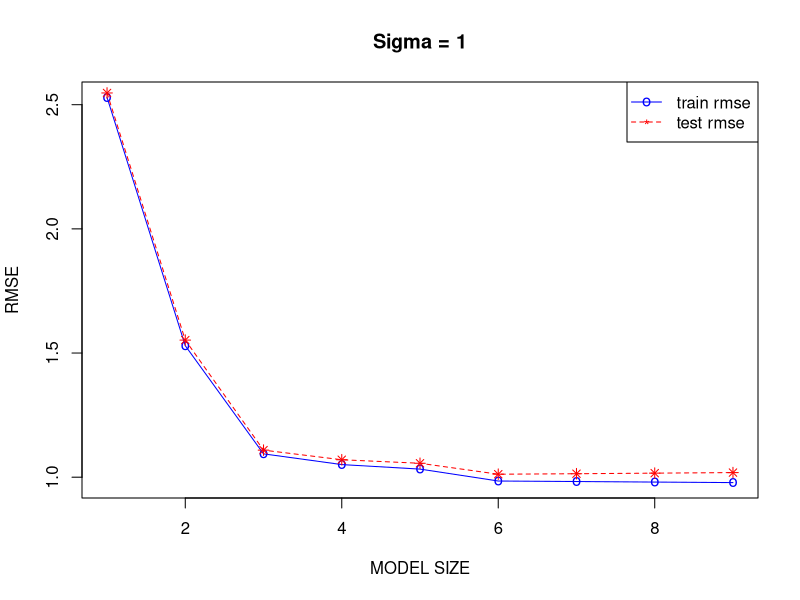
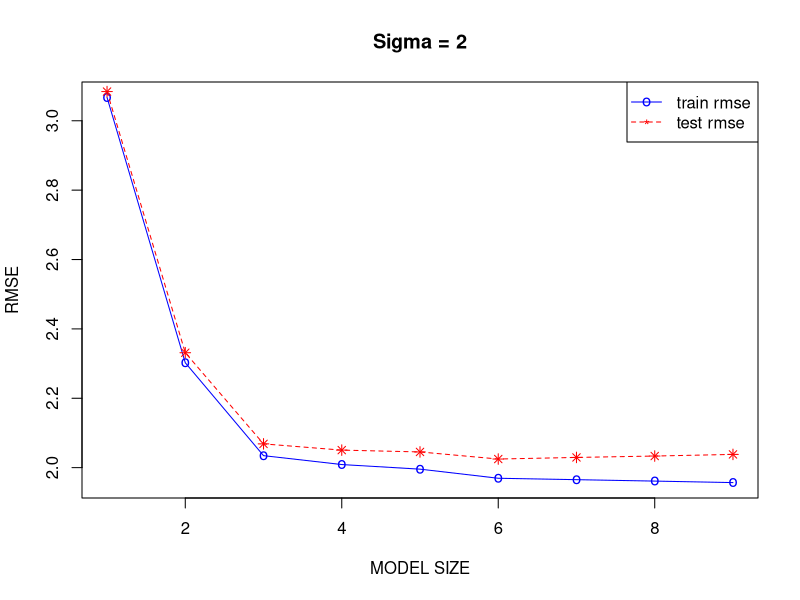
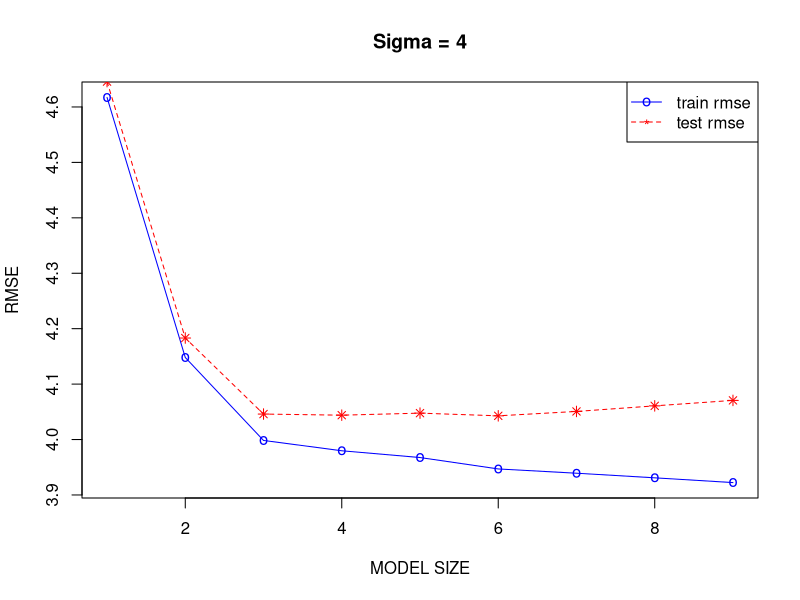
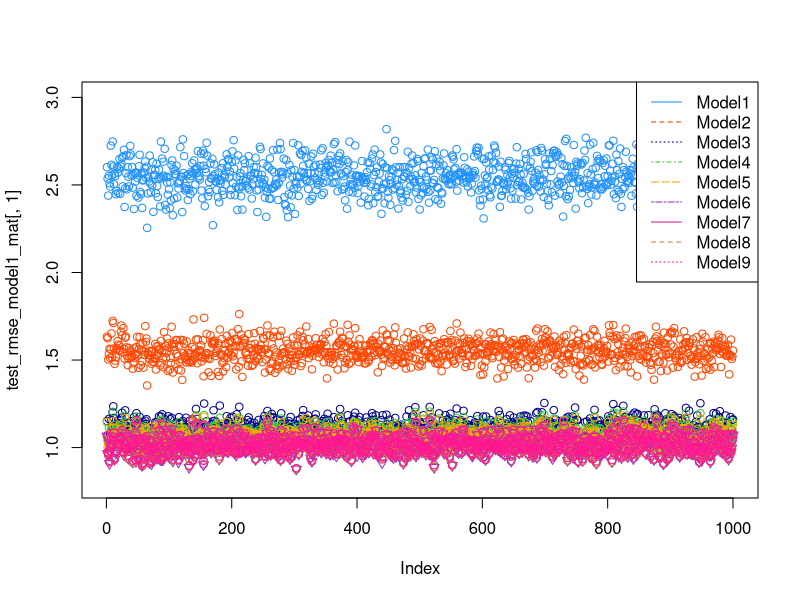
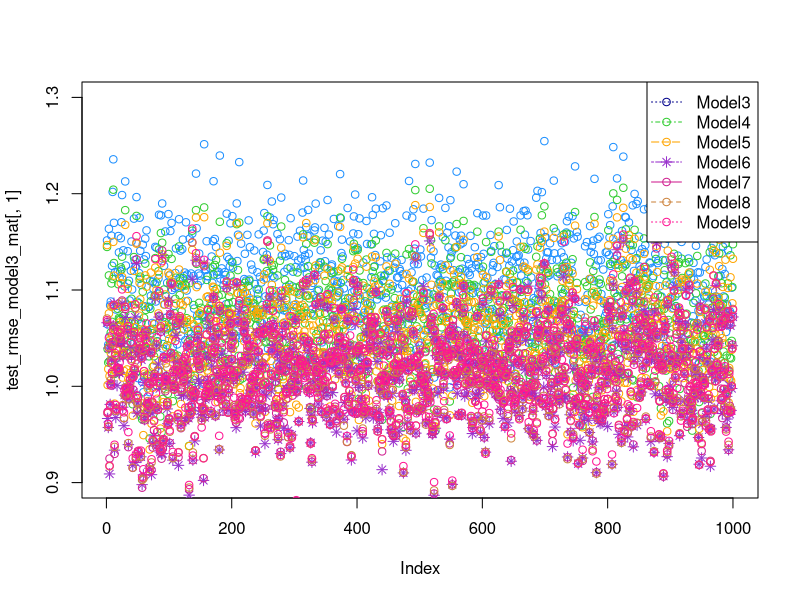
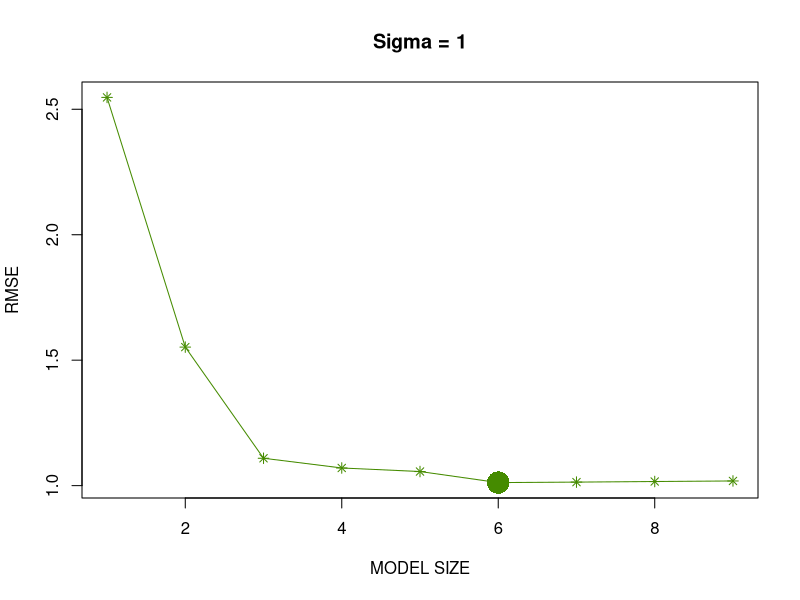
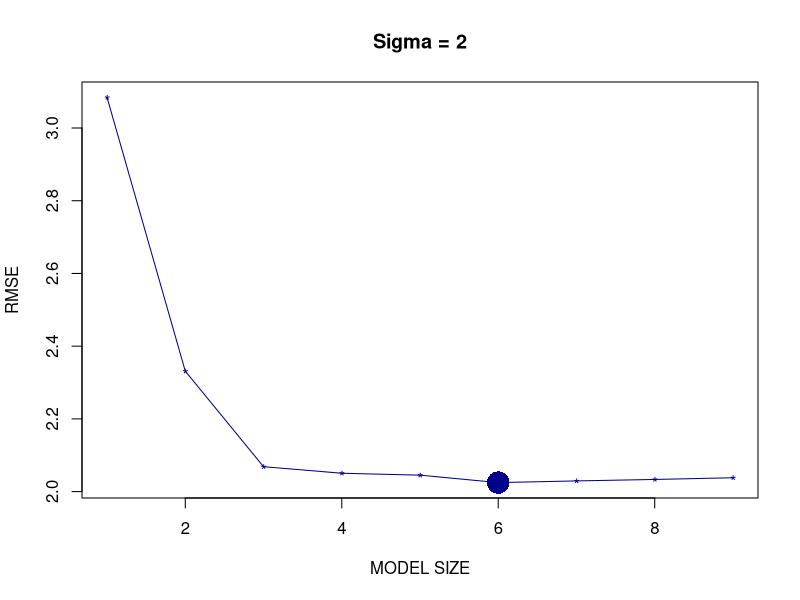
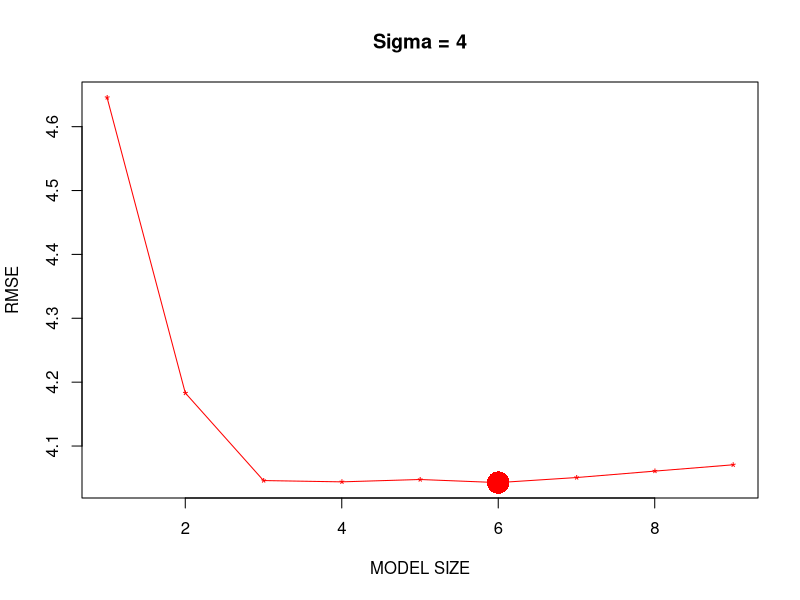

Generate these figures, in order, with R:
## ---- chunk 1
beta_0 = 0
beta_1 = 5
beta_2 = -4
beta_3 = 1.6
beta_4 = -1.1
beta_5 = 0.7
beta_6 = 0.3
n = 500
no_loop = 1000
sigma = c(1,2,4)
sig_data = read.csv("study_2.csv")


mlr_sim = function(data,sd=1){
  epsilon = rnorm(n,mean = 0,sd = sd)
  data[,1] = beta_0 + beta_1 * data[,2] + beta_2 * data[,3] + beta_3 * data[,4] + beta_4 * data[,5] + beta_5 * data[,6] + beta_6 * data[,7] + epsilon
  data
}
train_rmse_model1_mat = cbind(sigma_1=rep(0,no_loop),sigma_2=rep(0,no_loop),sigma_4=rep(0,no_loop))
train_rmse_model2_mat = cbind(sigma_1=rep(0,no_loop),sigma_2=rep(0,no_loop),sigma_4=rep(0,no_loop))
train_rmse_model3_mat = cbind(sigma_1=rep(0,no_loop),sigma_2=rep(0,no_loop),sigma_4=rep(0,no_loop))
train_rmse_model4_mat = cbind(sigma_1=rep(0,no_loop),sigma_2=rep(0,no_loop),sigma_4=rep(0,no_loop))
train_rmse_model5_mat = cbind(sigma_1=rep(0,no_loop),sigma_2=rep(0,no_loop),sigma_4=rep(0,no_loop))
train_rmse_model6_mat = cbind(sigma_1=rep(0,no_loop),sigma_2=rep(0,no_loop),sigma_4=rep(0,no_loop))
train_rmse_model7_mat = cbind(sigma_1=rep(0,no_loop),sigma_2=rep(0,no_loop),sigma_4=rep(0,no_loop))
train_rmse_model8_mat = cbind(sigma_1=rep(0,no_loop),sigma_2=rep(0,no_loop),sigma_4=rep(0,no_loop))
train_rmse_model9_mat = cbind(sigma_1=rep(0,no_loop),sigma_2=rep(0,no_loop),sigma_4=rep(0,no_loop))

test_rmse_model1_mat = cbind(sigma_1=rep(0,no_loop),sigma_2=rep(0,no_loop),sigma_4=rep(0,no_loop))
test_rmse_model2_mat = cbind(sigma_1=rep(0,no_loop),sigma_2=rep(0,no_loop),sigma_4=rep(0,no_loop))
test_rmse_model3_mat = cbind(sigma_1=rep(0,no_loop),sigma_2=rep(0,no_loop),sigma_4=rep(0,no_loop))
test_rmse_model4_mat = cbind(sigma_1=rep(0,no_loop),sigma_2=rep(0,no_loop),sigma_4=rep(0,no_loop))
test_rmse_model5_mat = cbind(sigma_1=rep(0,no_loop),sigma_2=rep(0,no_loop),sigma_4=rep(0,no_loop))
test_rmse_model6_mat = cbind(sigma_1=rep(0,no_loop),sigma_2=rep(0,no_loop),sigma_4=rep(0,no_loop))
test_rmse_model7_mat = cbind(sigma_1=rep(0,no_loop),sigma_2=rep(0,no_loop),sigma_4=rep(0,no_loop))
test_rmse_model8_mat = cbind(sigma_1=rep(0,no_loop),sigma_2=rep(0,no_loop),sigma_4=rep(0,no_loop))
test_rmse_model9_mat = cbind(sigma_1=rep(0,no_loop),sigma_2=rep(0,no_loop),sigma_4=rep(0,no_loop))
train_rmse_mat = cbind(sigma_1=rep(0,9),sigma_2=rep(0,9),sigma_4=rep(0,9))
test_rmse_mat = cbind(sigma_1=rep(0,9),sigma_2=rep(0,9),sigma_4=rep(0,9))

for(s in 1:length(sigma)){
  model1_counter = 0 
  model2_counter = 0 
  model3_counter = 0 
  model4_counter = 0 
  model5_counter = 0 
  model6_counter = 0 
  model7_counter = 0 
  model8_counter = 0 
  model9_counter = 0 
  
  for(i in 1:no_loop){
    epsilon = rnorm(n,mean = 0, sd = sigma[s])
    mlr_data=mlr_sim(sig_data,sd=sigma[s])
    
    trn_idx = sample(1:nrow(mlr_data), 250)
    n_test = nrow(mlr_data) - length(trn_idx)
    
    model1 = lm(y~x1,data=mlr_data[trn_idx,])
    model2 = lm(y~x1+x2,data=mlr_data[trn_idx,])
    model3 = lm(y~x1+x2+x3,data=mlr_data[trn_idx,])
    model4 = lm(y~x1+x2+x3+x4,data=mlr_data[trn_idx,])
    model5 = lm(y~x1+x2+x3+x4+x5,data=mlr_data[trn_idx,])
    model6 = lm(y~x1+x2+x3+x4+x5+x6,data=mlr_data[trn_idx,])
    model7 = lm(y~x1+x2+x3+x4+x5+x6+x7,data=mlr_data[trn_idx,])
    model8 = lm(y~x1+x2+x3+x4+x5+x6+x7+x8,data=mlr_data[trn_idx,])
    model9 = lm(y~x1+x2+x3+x4+x5+x6+x7+x8+x9,data=mlr_data[trn_idx,])
    
    model1_counter = model1_counter + 1
    model2_counter = model2_counter + 1
    model3_counter = model3_counter + 1 
    model4_counter = model4_counter + 1 
    model5_counter = model5_counter + 1
    model6_counter = model6_counter + 1 
    model7_counter = model7_counter + 1
    model8_counter = model8_counter + 1
    model9_counter = model9_counter + 1
    
    newdata_model1 = subset(mlr_data[-trn_idx,],select=c("x1"))
    newdata_model2 = subset(mlr_data[-trn_idx,],select=c("x1","x2"))
    newdata_model3 = subset(mlr_data[-trn_idx,],select=c("x1","x2","x3"))
    newdata_model4 = subset(mlr_data[-trn_idx,],select=c("x1","x2","x3","x4"))
    newdata_model5 = subset(mlr_data[-trn_idx,],select=c("x1","x2","x3","x4","x5"))
    newdata_model6 = subset(mlr_data[-trn_idx,],select=c("x1","x2","x3","x4","x5","x6"))
    newdata_model7 = subset(mlr_data[-trn_idx,],select=c("x1","x2","x3","x4","x5","x6","x7"))
    newdata_model8 = subset(mlr_data[-trn_idx,],select=c("x1","x2","x3","x4","x5","x6","x7","x8"))
    newdata_model9 = subset(mlr_data[-trn_idx,],select=c("x1","x2","x3","x4","x5","x6","x7","x8","x9"))    
    
    train_rmse_model1 = sqrt(sum((mlr_data[trn_idx,]$y - predict(model1))^2) / length(trn_idx))
    train_rmse_model2 = sqrt(sum((mlr_data[trn_idx,]$y - predict(model2))^2) / length(trn_idx))
    train_rmse_model3 = sqrt(sum((mlr_data[trn_idx,]$y - predict(model3))^2) / length(trn_idx))
    train_rmse_model4 = sqrt(sum((mlr_data[trn_idx,]$y - predict(model4))^2) / length(trn_idx))
    train_rmse_model5 = sqrt(sum((mlr_data[trn_idx,]$y - predict(model5))^2) / length(trn_idx))
    train_rmse_model6 = sqrt(sum((mlr_data[trn_idx,]$y - predict(model6))^2) / length(trn_idx))
    train_rmse_model7 = sqrt(sum((mlr_data[trn_idx,]$y - predict(model7))^2) / length(trn_idx))
    train_rmse_model8 = sqrt(sum((mlr_data[trn_idx,]$y - predict(model8))^2) / length(trn_idx))
    train_rmse_model9 = sqrt(sum((mlr_data[trn_idx,]$y - predict(model9))^2) / length(trn_idx))
    train_rmse_model1_mat[i,s] = train_rmse_model1
    train_rmse_model2_mat[i,s] = train_rmse_model2
    train_rmse_model3_mat[i,s] = train_rmse_model3
    train_rmse_model4_mat[i,s] = train_rmse_model4
    train_rmse_model5_mat[i,s] = train_rmse_model5
    train_rmse_model6_mat[i,s] = train_rmse_model6
    train_rmse_model7_mat[i,s] = train_rmse_model7
    train_rmse_model8_mat[i,s] = train_rmse_model8
    train_rmse_model9_mat[i,s] = train_rmse_model9    
    
    test_rmse_model1 = sqrt(sum((mlr_data[-trn_idx,]$y - predict(model1,newdata=newdata_model1))^2) / n_test)
    test_rmse_model2 = sqrt(sum((mlr_data[-trn_idx,]$y - predict(model2,newdata=newdata_model2))^2) / n_test)
    test_rmse_model3 = sqrt(sum((mlr_data[-trn_idx,]$y - predict(model3,newdata=newdata_model3))^2) / n_test)
    test_rmse_model4 = sqrt(sum((mlr_data[-trn_idx,]$y - predict(model4,newdata=newdata_model4))^2) / n_test)
    test_rmse_model5 = sqrt(sum((mlr_data[-trn_idx,]$y - predict(model5,newdata=newdata_model5))^2) / n_test)
    test_rmse_model6 = sqrt(sum((mlr_data[-trn_idx,]$y - predict(model6,newdata=newdata_model6))^2) / n_test)
    test_rmse_model7 = sqrt(sum((mlr_data[-trn_idx,]$y - predict(model7,newdata=newdata_model7))^2) / n_test)
    test_rmse_model8 = sqrt(sum((mlr_data[-trn_idx,]$y - predict(model8,newdata=newdata_model8))^2) / n_test)
    test_rmse_model9 = sqrt(sum((mlr_data[-trn_idx,]$y - predict(model9,newdata=newdata_model9))^2) / n_test)
    test_rmse_model1_mat[i,s] = test_rmse_model1
    test_rmse_model2_mat[i,s] = test_rmse_model2
    test_rmse_model3_mat[i,s] = test_rmse_model3
    test_rmse_model4_mat[i,s] = test_rmse_model4
    test_rmse_model5_mat[i,s] = test_rmse_model5
    test_rmse_model6_mat[i,s] = test_rmse_model6
    test_rmse_model7_mat[i,s] = test_rmse_model7
    test_rmse_model8_mat[i,s] = test_rmse_model8
    test_rmse_model9_mat[i,s] = test_rmse_model9
  }
  
  print (paste("Number of times the model : 1 trained for alpha:",sigma[s]," is: ",model1_counter))
  print (paste("Number of times the model : 2 trained for alpha:",sigma[s]," is: ",model2_counter))
  print (paste("Number of times the model : 3 trained for alpha:",sigma[s]," is: ",model3_counter))
  print (paste("Number of times the model : 4 trained for alpha:",sigma[s]," is: ",model4_counter))
  print (paste("Number of times the model : 5 trained for alpha:",sigma[s]," is: ",model5_counter))
  print (paste("Number of times the model : 6 trained for alpha:",sigma[s]," is: ",model6_counter))  
  print (paste("Number of times the model : 7 trained for alpha:",sigma[s]," is: ",model7_counter))  
  print (paste("Number of times the model : 8 trained for alpha:",sigma[s]," is: ",model8_counter))  
  print (paste("Number of times the model : 9 trained for alpha:",sigma[s]," is: ",model9_counter))  

}
for(s in 1:length(sigma)){
  train_rmse_mat[1,s] = mean(train_rmse_model1_mat[,s])
  train_rmse_mat[2,s] = mean(train_rmse_model2_mat[,s])
  train_rmse_mat[3,s] = mean(train_rmse_model3_mat[,s])
  train_rmse_mat[4,s] = mean(train_rmse_model4_mat[,s])
  train_rmse_mat[5,s] = mean(train_rmse_model5_mat[,s])
  train_rmse_mat[6,s] = mean(train_rmse_model6_mat[,s])
  train_rmse_mat[7,s] = mean(train_rmse_model7_mat[,s])
  train_rmse_mat[8,s] = mean(train_rmse_model8_mat[,s])
  train_rmse_mat[9,s] = mean(train_rmse_model9_mat[,s])  
  
  test_rmse_mat[1,s] = mean(test_rmse_model1_mat[,s])
  test_rmse_mat[2,s] = mean(test_rmse_model2_mat[,s])
  test_rmse_mat[3,s] = mean(test_rmse_model3_mat[,s])
  test_rmse_mat[4,s] = mean(test_rmse_model4_mat[,s])
  test_rmse_mat[5,s] = mean(test_rmse_model5_mat[,s])
  test_rmse_mat[6,s] = mean(test_rmse_model6_mat[,s])
  test_rmse_mat[7,s] = mean(test_rmse_model7_mat[,s])
  test_rmse_mat[8,s] = mean(test_rmse_model8_mat[,s])
  test_rmse_mat[9,s] = mean(test_rmse_model9_mat[,s])
}
## ---- chunk 2
plot(seq(1,9), train_rmse_mat[,1], type="o", col="blue", pch="o", lty=1,main="Sigma = 1",xlab = "MODEL SIZE",ylab = "RMSE")
points(seq(1,9), test_rmse_mat[,1], col="red", pch=8)
lines(seq(1,9), test_rmse_mat[,1], col="red",lty=2)
legend("topright",legend=c("train rmse","test rmse"), col=c("blue","red"),pch=c("o","*"),lty=c(1,2), ncol=1)
## ---- chunk 3
plot(seq(1,9), train_rmse_mat[,2], type="o", col="blue", pch="o", lty=1,main="Sigma = 2",xlab = "MODEL SIZE",ylab = "RMSE")
points(seq(1,9), test_rmse_mat[,2], col="red", pch=8)
lines(seq(1,9), test_rmse_mat[,2], col="red",lty=2)
legend("topright",legend=c("train rmse","test rmse"), col=c("blue","red"),pch=c("o","*"),lty=c(1,2), ncol=1)
## ---- chunk 4
plot(seq(1,9), train_rmse_mat[,3], type="o", col="blue", pch="o", lty=1,main="Sigma = 4",xlab = "MODEL SIZE",ylab = "RMSE")
points(seq(1,9), test_rmse_mat[,3], col="red", pch=8)
lines(seq(1,9), test_rmse_mat[,3], col="red",lty=2)
legend("topright",legend=c("train rmse","test rmse"), col=c("blue","red"),pch=c("o","*"),lty=c(1,2), ncol=1)
## ---- chunk 5
plot(test_rmse_model1_mat[,1],col="dodgerblue",ylim=(c(0.8,3)),pch=1,lty=1,)
points(test_rmse_model2_mat[,1], col="orangered",ylim=(c(0.8,3)),pch=1,lty=2)
points(test_rmse_model3_mat[,1], col="blue4",ylim=(c(0.8,3)),pch=1,lty=3)
points(test_rmse_model4_mat[,1], col="limegreen",ylim=(c(0.8,3)),pch=1,lty=3)
points(test_rmse_model5_mat[,1], col="orange",ylim=(c(0.8,3)),pch=1,lty=4)
points(test_rmse_model6_mat[,1], col="darkorchid",ylim=(c(0.8,3)),pch=6,lty=5)
points(test_rmse_model7_mat[,1], col="violetred",ylim=(c(0.8,3)),pch=1,lty=6)
points(test_rmse_model8_mat[,1], col="tan3",ylim=(c(0.8,3)),pch=1,lty=7)
points(test_rmse_model9_mat[,1], col="deeppink",ylim=(c(0.8,3)),pch=1,lty=8)
legend("topright",legend=c("Model1","Model2","Model3","Model4","Model5","Model6","Model7","Model8","Model9"),col=c("dodgerblue","orangered","blue4","limegreen","orange","darkorchid","violetred","tan3","deeppink"),lty=c(1,2,3,4,5,6,7,8,9))
## ---- chunk 6
plot(test_rmse_model3_mat[,1], col="dodgerblue",ylim=(c(0.9,1.3)),pch=1,lty=3)
points(test_rmse_model4_mat[,1], col="limegreen",ylim=(c(0.9,1.3)),pch=1,lty=3)
points(test_rmse_model5_mat[,1], col="orange",ylim=(c(0.9,1.3)),pch=1,lty=4)
points(test_rmse_model6_mat[,1], col="darkorchid",ylim=(c(0.9,1.3)),pch=8,lty=5)
points(test_rmse_model7_mat[,1], col="violetred",ylim=(c(0.9,1.3)),pch=1,lty=6)
points(test_rmse_model8_mat[,1], col="tan3",ylim=(c(0.9,1.3)),pch=1,lty=7)
points(test_rmse_model9_mat[,1], col="deeppink",ylim=(c(0.9,1.3)),pch=1,lty=8)
legend("topright",legend=c("Model3","Model4","Model5","Model6","Model7","Model8","Model9"),col=c("blue4","limegreen","orange","darkorchid","violetred","tan3","deeppink"),pch=c(1,1,1,8,1,1),lty=c(3,4,5,6,7,8,9))
## ---- chunk 7
plot(seq(1,9), test_rmse_mat[,1], type="o", col="chartreuse4", pch=8, lty=1,main="Sigma = 1",xlab = "MODEL SIZE",ylab = "RMSE")
points(6, min(test_rmse_mat[,1]), col="chartreuse4",pch=16,cex=3) #This is to highlight the point where the RMSE is minimum for sigma = 1
## ---- chunk 8
plot(seq(1,9), test_rmse_mat[,2], type="o", col="blue4", pch="*", lty=1,main="Sigma = 2",xlab = "MODEL SIZE",ylab = "RMSE")
points(6, min(test_rmse_mat[,2]), col="blue4",pch=16,cex=3) #This is to highlight the point where the RMSE is minimum for sigma = 2
## ---- chunk 9
plot(seq(1,9), test_rmse_mat[,3], type="o", col="red", pch="*", lty=1,main="Sigma = 4",xlab = "MODEL SIZE",ylab = "RMSE")
points(6, min(test_rmse_mat[,3]), col="red",pch=16,cex=3) #This is to highlight the point where the RMSE is minimum for sigma = 4
## ---- chunk 10
plot(seq(1,9), test_rmse_mat[,3], col="red",lty=1,ylim=c(0.5,5),xlab="MODEL SIZE",ylab="RMSE")
lines(seq(1,9), test_rmse_mat[,3], col="red",lty=1)
points(6, min(test_rmse_mat[,3]), col="red",pch=16,cex=3) #This is to highlight the point where the RMSE is minimum for sigma = 4
points(seq(1,9), test_rmse_mat[,2], col="blue4",lty=2)
lines(seq(1,9), test_rmse_mat[,2], col="blue4",lty=2)
points(6, min(test_rmse_mat[,2]), col="blue4",pch=16,cex=3) #This is to highlight the point where the RMSE is minimum for sigma = 2
points(seq(1,9), test_rmse_mat[,1], col="chartreuse4",lty=3)
lines(seq(1,9), test_rmse_mat[,1], col="chartreuse4",lty=3)
points(6, min(test_rmse_mat[,1]), col="chartreuse4",pch=16,cex=3) #This is to highlight the point where the RMSE is minimum for sigma = 1
legend("topright",legend=c("sigma = 4","sigma = 2","simga = 1"),col=c("red","blue4","chartreuse4"),lty=c(1,2,3))
